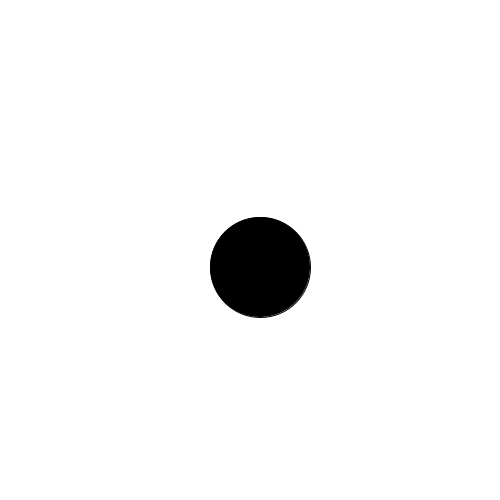
Frame 1 (no input)
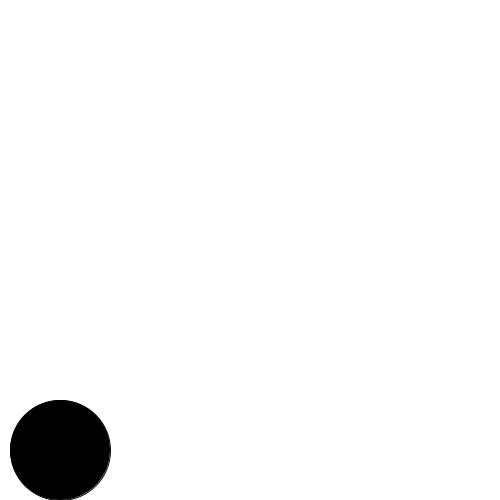
Frame 60 (the mouse pressed at the canvas centre just before this capture)
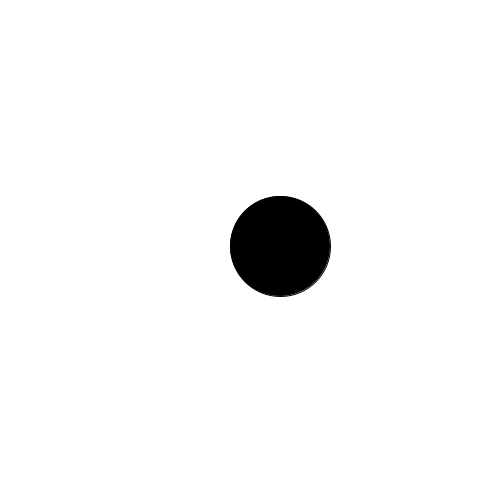
Frame 120 (the mouse held since frame 60 and released just before this capture)

The Processing sketch that drew these frames (run headless with seeded random() and noise(); from frame 60 on, the mouse is pressed at the canvas centre):

// Processing sketch: ModularBouncingBall
// ── ModularBouncingBall.pde
float diameter;
float x;
float y;
float vx;
float vy;

void initialize(float diameter, float x, float y, float vx, float vy) {
  this.diameter = diameter;
  this.x = x;
  this.y = y;
  this.vx = vx;
  this.vy = vy;
}

void move() {
  x += vx;
  y += vy;
  bounce();
}

void bounce() {
  if (x + diameter / 2 > width) {
    x = width - diameter / 2;
    vx = -vx;
  } else if(x - diameter / 2 < 0) {
    x = diameter / 2;
    vx = -vx;
  }
  if (y + diameter / 2 > height) {
    y = height - diameter / 2;
    vy = -vy;
  } else if(y - diameter / 2 < 0) {
    y = diameter / 2;
    vy = -vy;
  }
}

void display() {
  fill(0);
  ellipse(x, y, diameter, diameter);
}

void setup() {
  size(500, 500);
  background(255);
  
  initialize(100, width / 2, height / 2, 10, 17);
}

void draw() {
  background(255);
  
  move();
  
  display();
}
